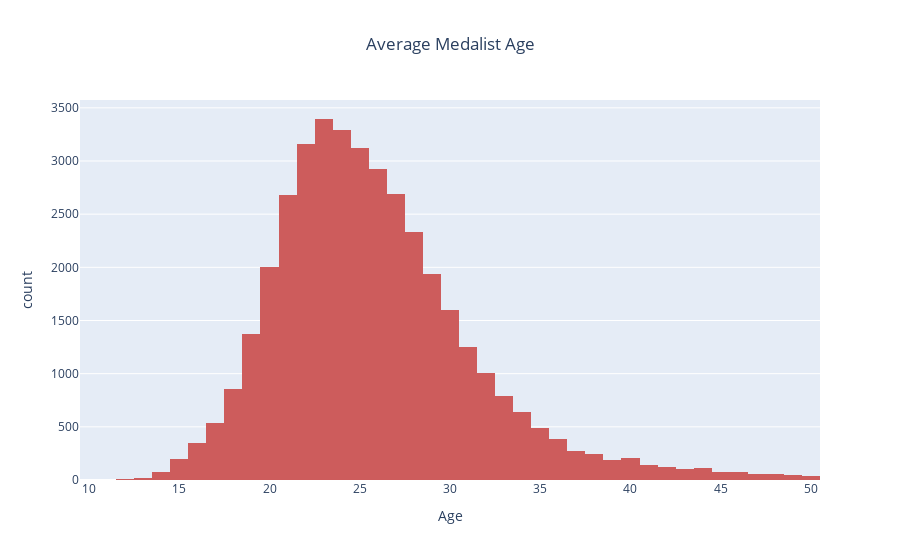

Notebook code for this chart:
### Code cell
plt.figure(figsize=(12,6))
age = df_medal[df_medal['Age'].between(10,50)]
fig = px.histogram(age, x='Age', color_discrete_sequence=['indianred'], title='Average Medalist Age')
fig.update_layout(title_x=0.5)

### Figure 1 — Plotly figure (JSON) as saved in the notebook; plotly's stock layout.template omitted (floating-point values rounded to 4 significant figures; data arrays with more than 128 entries replaced by an {"elided": "..."} marker saying what was removed)
{"data": [{"alignmentgroup": "True", "bingroup": "x", "hovertemplate": "Age=%{x}<br>count=%{y}<extra></extra>", "legendgroup": "", "marker": {"color": "indianred", "pattern": {"shape": ""}}, "name": "", "offsetgroup": "", "orientation": "v", "showlegend": false, "type": "histogram", "x": {"elided": "38848 int values"}, "xaxis": "x", "yaxis": "y"}], "layout": {"barmode": "relative", "legend": {"tracegroupgap": 0}, "title": {"text": "Average Medalist Age", "x": 0.5}, "xaxis": {"anchor": "y", "domain": [0, 1], "title": {"text": "Age"}}, "yaxis": {"anchor": "x", "domain": [0, 1], "title": {"text": "count"}}}}
